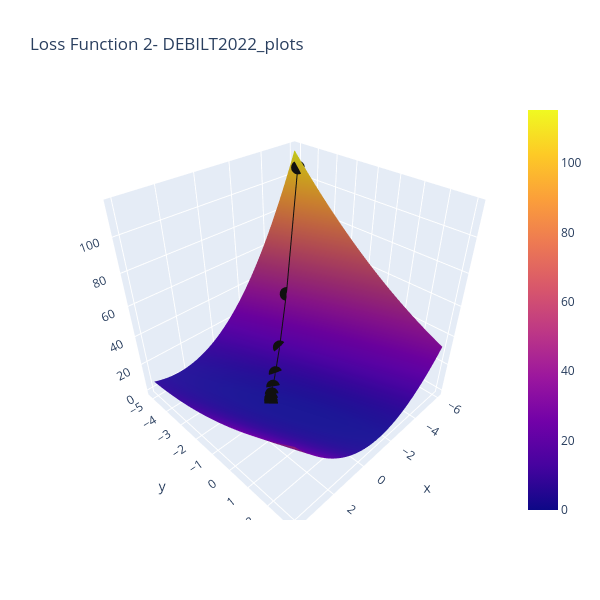

Source (notebook cell):
### Code cell
#Here is the same figure as above, with the line the loss function takes toward the minimum.

#X = Theta0
#Y - Theta1
#Z = Loss
#black line = path of loss function over the iterations.
#Find where it is closest to 0 in X and Y!

#you can click/hold in the graph below to rotate!

line_marker = dict(color='#101010', width=2)
fig = go.Figure()
fig.add_surface(x=theta1_vals, y=theta0_vals, z=J_vals)
fig.add_scatter3d(x=theta1_history, y=theta0_history, z=J_history, line=line_marker, name='')
#The below line adds a graph of just the loss over iterations in a 2D plane
plt.plot(theta0_history, theta1_history, 'r+');
fig.update_layout(title='Loss Function 2- DEBILT2022_plots', autosize=True,
                  width=600, height=600, xaxis_title='theta0', 
                 yaxis_title='theta1')
fig.write_image("Loss Function2 - DEBILT2022_plots.png")
fig.show()

### Figure 1 — Plotly figure (JSON) as saved in the notebook; plotly's stock layout.template omitted (floating-point values rounded to 4 significant figures; data arrays with more than 128 entries replaced by an {"elided": "..."} marker saying what was removed)
{"data": [{"type": "surface", "x": [-6, -5.899, -5.798, -5.697, -5.596, -5.495, -5.394, -5.293, -5.192, -5.091, -4.99, -4.889, -4.788, -4.687, -4.586, -4.485, -4.384, -4.283, -4.182, -4.081, -3.98, -3.879, -3.778, -3.677, -3.576, -3.475, -3.374, -3.273, -3.172, -3.071, -2.97, -2.869, -2.768, -2.667, -2.566, -2.465, -2.364, -2.263, -2.162, -2.061, -1.96, -1.859, -1.758, -1.657, -1.556, -1.455, -1.354, -1.253, -1.152, -1.051, -0.9495, -0.8485, -0.7475, -0.6465, -0.5455, -0.4444, -0.3434, -0.2424, -0.1414, -0.0404, 0.06061, 0.1616, 0.2626, 0.3636, 0.4646, 0.5657, 0.6667, 0.7677, 0.8687, 0.9697, 1.071, 1.172, 1.273, 1.374, 1.475, 1.576, 1.677, 1.778, 1.879, 1.98, 2.081, 2.182, 2.283, 2.384, 2.485, 2.586, 2.687, 2.788, 2.889, 2.99, 3.091, 3.192, 3.293, 3.394, 3.495, 3.596, 3.697, 3.798, 3.899, 4], "y": [-5.1, -5.018, -4.936, -4.855, -4.773, -4.691, -4.609, -4.527, -4.445, -4.364, -4.282, -4.2, -4.118, -4.036, -3.955, -3.873, -3.791, -3.709, -3.627, -3.545, -3.464, -3.382, -3.3, -3.218, -3.136, -3.055, -2.973, -2.891, -2.809, -2.727, -2.645, -2.564, -2.482, -2.4, -2.318, -2.236, -2.155, -2.073, -1.991, -1.909, -1.827, -1.745, -1.664, -1.582, -1.5, -1.418, -1.336, -1.255, -1.173, -1.091, -1.009, -0.9273, -0.8455, -0.7636, -0.6818, -0.6, -0.5182, -0.4364, -0.3545, -0.2727, -0.1909, -0.1091, -0.02727, 0.05455, 0.1364, 0.2182, 0.3, 0.3818, 0.4636, 0.5455, 0.6273, 0.7091, 0.7909, 0.8727, 0.9545, 1.036, 1.118, 1.2, 1.282, 1.364, 1.445, 1.527, 1.609, 1.691, 1.773, 1.855, 1.936, 2.018, 2.1, 2.182, 2.264, 2.345, 2.427, 2.509, 2.591, 2.673, 2.755, 2.836, 2.918, 3], "z": {"elided": "100x100 float values"}}, {"line": {"color": "#101010", "width": 2}, "name": "", "type": "scatter3d", "x": [-5.838, -3.303, -1.762, -0.8266, -0.2607, 0.07984, 0.2829, 0.4021, 0.4704, 0.5076], "y": [-4.776, -3.409, -2.565, -2.04, -1.711, -1.501, -1.364, -1.271, -1.206, -1.158], "z": [106.6, 39.81, 14.95, 5.687, 2.233, 0.9433, 0.4586, 0.2739, 0.2011, 0.1701]}], "layout": {"autosize": true, "height": 600, "scene": {"aspectmode": "auto", "aspectratio": {"x": 1, "y": 1, "z": 1}}, "title": {"text": "Loss Function 2- DEBILT2022_plots"}, "width": 600, "xaxis": {"title": {"text": "theta0"}}, "yaxis": {"title": {"text": "theta1"}}}}
